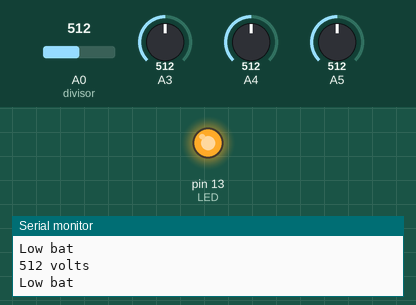
Simulated run of this sketch. Board: Arduino Uno, built with avr-gcc and run on an emulated ATmega328P. Shown: output pins drawn as LEDs (lit = HIGH), the last lines printed to the serial monitor. The test bench sets the inputs (shaded band); at power-on: A0 (divisor) = 512, A3 = 512, A4 = 512, A5 = 512.

Above: at 1.2 s.
1.3 s: A0 (divisor) set to 667
2.8 s: A0 (divisor) set to 697
At 3.9 s:
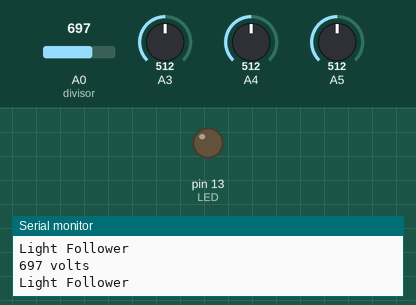
4.9 s: A0 (divisor) set to 670
At 5.7 s:
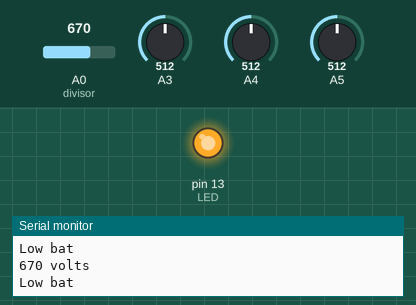
6.7 s: A0 (divisor) set to 690
At 8.4 s:
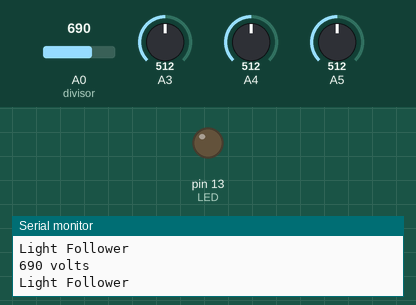
Timing chart, 0 to 9.5 s (numbered marks = the images above; inputs shaded):
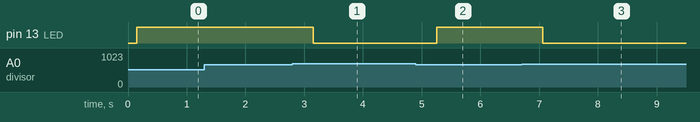

Measured:
- the behaviour switches between 680 and 681 on A0 (divisor) (found by bisection; images 0 and 1)
- after the input at 2.8 s, pin 13 (LED): HIGH → LOW after 0.36 s
- after the input at 4.9 s, pin 13 (LED): LOW → HIGH after 0.36 s
- after the input at 6.7 s, pin 13 (LED): HIGH → LOW after 0.36 s

The sketch:

P8A2-Voltmeter.ino
```cpp
//leer entrada analogica de valor de resistor y guardarlo como int voltage
//sintonizar fuente a 6.4V y detectar valor de voltage en bits q detecta ADC
//sintonizar fuente a 8.4V y detectar valor en bits
#define LED 13
#define divisor A0
int voltage = 0; //variables que necesitaremos
float valorAnalogo = 0;
float voltajeMax = 860; //8.4 V
float voltajeMin = 680; //6.4 V
float voltajeReal = 0;
int volt = 0;
int mapeo;


void setup() {
  // put your setup code here, to run once:
  pinMode(LED, OUTPUT); //ponemos LED como output
  pinMode(divisor, INPUT); //divisor voltaje como input
  Serial.begin(9600); //iniciamos valor de transmisión
}


//funcion voltmeter q mapee valor minimo en bits a 0% voltaje y maximo a 100%
//if valor mayor a 0% de bateria --> LightFollower (fn q apaga LED antes encendido e imprime en pantalla "Light Follower")
//if valor menor a 0% de bateria --> LowBattery (fn q enciende LED de placa asociada en puerto 13)

void loop() {
  // put your main code here, to run repeatedly:
  //map(value, fromLow, fromHigh, toLow, toHigh)
    voltage = analogRead(divisor); //leemos voltaje
    Serial.print(voltage);
    Serial.println(" volts");
    delay(150);
    //Serial.println(voltage);
    mapeo = voltmeter(voltage);
    if(voltage>voltajeMin) { //mayor a 680
      LightFollower();
      delay(150);
    }else{
      LowBattery();
      delay(150);
    }


}

int voltmeter(int voltage) {
  volt = analogRead(voltage);
  mapeo = (volt, 0, 1023, 0, 5);
  return mapeo;
}

//imprime "Light Follower"
void LightFollower() {
  digitalWrite(LED, LOW);
  Serial.println("Light Follower");
}

void LowBattery() {
  digitalWrite(LED, HIGH);
  Serial.println("Low bat");
}
```
